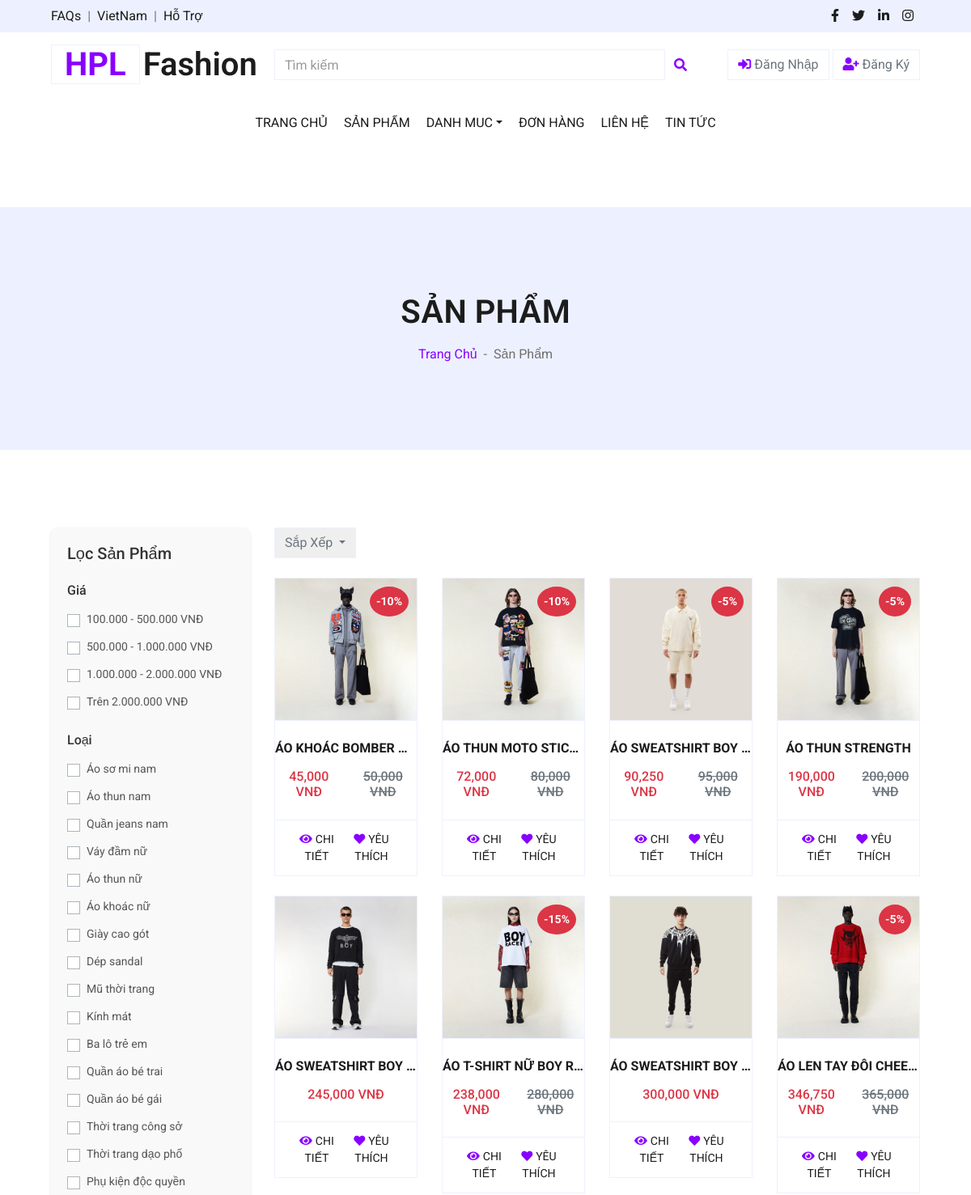
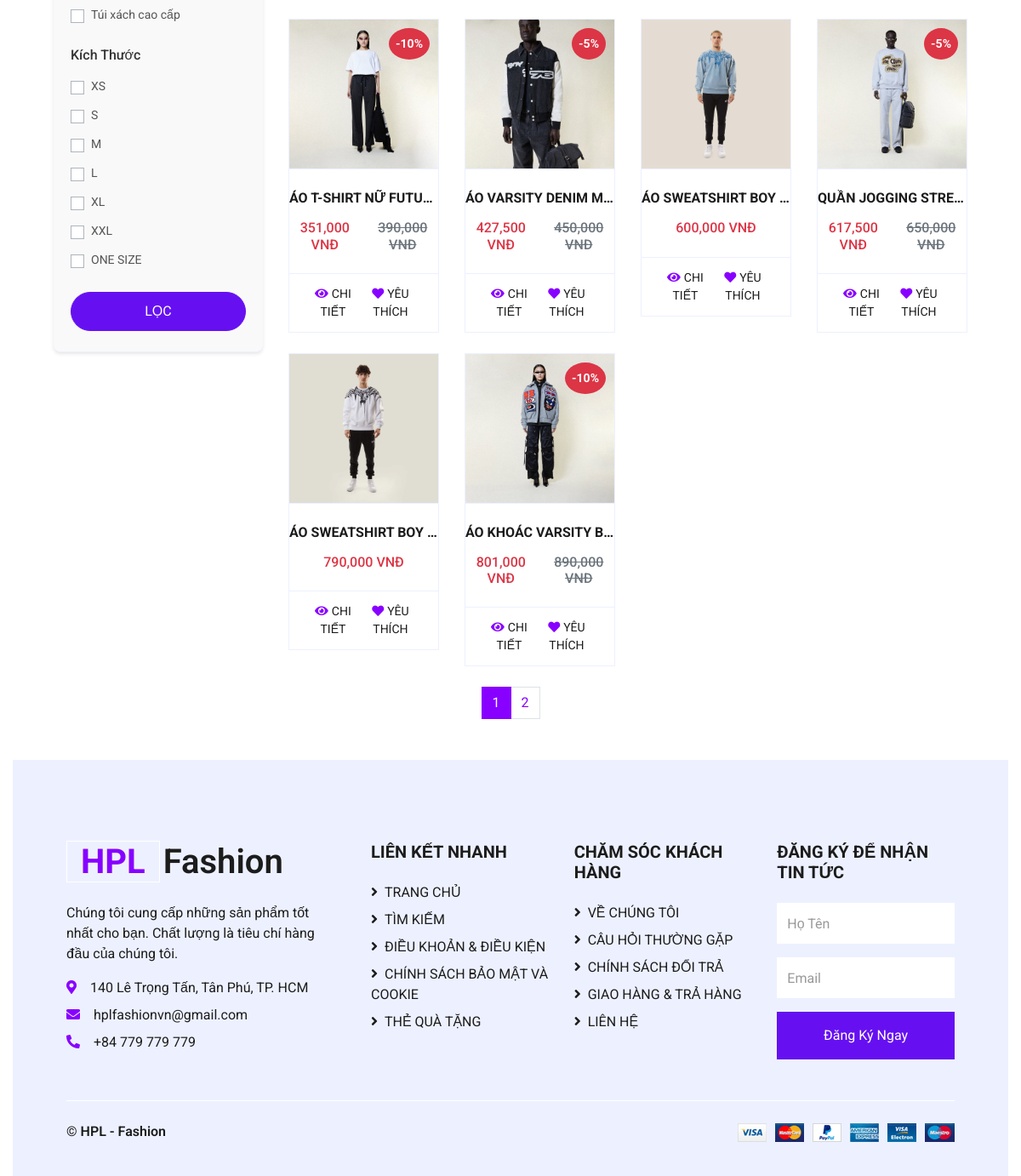
The app's page /views/shop.php?page=1&sort_by=price_asc with its own data (2 pictures, top to bottom).
### tables this page shows
CREATE TABLE `products` (
  `product_id` int NOT NULL,
  `product_name` varchar(255) NOT NULL,
  `price` int NOT NULL,
  `category_id` int DEFAULT NULL,
  `subcategory_id` int NOT NULL,
  `image` varchar(255) DEFAULT NULL,
  `image2` varchar(255) DEFAULT NULL,
  `image3` varchar(255) DEFAULT NULL,
  `description` varchar(255) DEFAULT NULL,
  `brand_id` int DEFAULT NULL,
  `size` text,
  `color` text,
  `discount` int DEFAULT '0',
  `view_count` int DEFAULT '0',
  `created_at` datetime DEFAULT CURRENT_TIMESTAMP
);

### config/database.php (called while the page is built, shortened)
<?php
class Database {
    private static $servername = "localhost";
    private static $username = "root";
    private static $password = "";
    private static $dbname = "shopthoitrang";
    private static $conn = null;
    public static function getConnection() {
        if (self::$conn === null) {
            self::$conn = new mysqli(self::$servername, self::$username, self::$password, self::$dbname);
        }
        return self::$conn;
    }
    public static function query($sql) {
        $conn = self::getConnection();
        return $conn->query($sql);
    }
}
?>

### views/shop.php (the view, shortened to what this page needs)
<?php
include('../config/database.php');
$limit = 14;
$page = max(1, (int)($_GET['page'] ?? 1));
$offset = ($page - 1) * $limit;
$conditions = [];
$whereClause = $conditions ? "WHERE " . implode(" AND ", $conditions) : "";
$sort_by = $_GET['sort_by'] ?? '';
switch ($sort_by) {
    case 'price_asc':
        $orderClause = "ORDER BY price ASC";
        break;
}
$result = Database::query("SELECT * FROM products $whereClause $orderClause LIMIT $limit OFFSET $offset");
$totalProducts = Database::query("SELECT COUNT(*) as total FROM products $whereClause")->fetch_assoc()['total'];
$totalPages = ceil($totalProducts / $limit);
?>
<!DOCTYPE html>
<html lang="en">
<head>
    <link href="https://cdnjs.cloudflare.com/ajax/libs/font-awesome/5.10.0/css/all.min.css" rel="stylesheet">
    <link href="../css/style.css" rel="stylesheet">
</head>
<body>
    <?php include '../includes/header.php'; ?>
    <div class="container-fluid bg-secondary mb-5">
        <div class="d-flex flex-column align-items-center justify-content-center" style="min-height: 300px">
            <h1 class="font-weight-semi-bold text-uppercase mb-3">Sản Phẩm</h1>
            <div class="d-inline-flex">
                <p class="m-0"><a href="../index.php">Trang Chủ</a></p>
                <p class="m-0 px-2">-</p>
                <p class="m-0">Sản Phẩm</p>
            </div>
        </div>
    </div>
    <div class="container-fluid pt-5">
        <div class="row px-xl-5">
            <div class="col-lg-3 col-md-12 filter-container">
                <?php include '../includes/filter.php'; ?>
            </div>
            <div class="col-lg-9 col-md-12">
                <div class="dropdown ml-8">
                    <button class="btn border dropdown-toggle" type="button" id="triggerId" data-toggle="dropdown" aria-haspopup="true" aria-expanded="false">Sắp Xếp
                    </button>
                </div>
                <br>
                <div class="row">
                    <?php while ($product = $result->fetch_assoc()): ?>
                        <div class="col-lg-3 col-md-4 col-sm-6 mb-4">
                            <div class="card product-item border-0">
                                <div class="card-header product-img position-relative overflow-hidden bg-transparent border p-0">
                                    <?php $imagePath = '../assets/img_product/' . $product['image']; ?>
                                    <img class="img-fluid w-100" src="<?= $imagePath ?>" alt="<?= $product['product_name'] ?>">
                                    <?php if ($product['discount'] > 0): ?>
                                        <div class="discount-badge position-absolute top-0 right-0 bg-danger text-white p-2" style="font-size: 14px; font-weight: bold; border-radius: 50%;">
                                            -<?= $product['discount'] ?>%
                                        </div>
                                    <?php endif; ?>
                                </div>
                                <div class="card-body border-left border-right text-center p-0 pt-4 pb-3">
                                    <h6 class="text-truncate mb-3" style="font-weight: bold;"><?= $product['product_name'] ?></h6>
                                    <div class="d-flex justify-content-center">
                                        <?php
                                        $discount = $product['discount'];
                                        $discounted_price = $product['price'] * (1 - $discount / 100);
                                        ?>
                                        <h6 class="text-danger"><?= number_format($discounted_price) ?> VNĐ</h6>
                                        <?php if ($discount > 0): ?>
                                            <h6 class="text-muted ml-2"><del><?= number_format($product['price']) ?> VNĐ</del></h6>
                                        <?php endif; ?>
                                    </div>
                                </div>
                                <div class="card-footer d-flex justify-content-between bg-light border">
                                    <a href="detail.php?id=<?= $product['product_id'] ?>" class="btn btn-sm text-dark p-0">
                                        <i class="fas fa-eye text-primary mr-1"></i><span class="fw-bold">CHI TIẾT</span>
                                    </a>
                                    <form method="POST" action="" class="d-flex align-items-center">
                                        <button type="submit" name="add_to_favorites" class="btn btn-sm text-dark p-0 bg-white">
                                            <i class="fas fa-heart text-primary mr-1"></i><span class="fw-bold">YÊU THÍCH</span>
                                        </button>
                                    </form>
                                </div>
                            </div>
                        </div>
                    <?php endwhile; ?>
                </div>
            </div>
            <nav aria-label="Page navigation" class="d-flex justify-content-center">
            <ul class="pagination">
                <?php for ($i = 1; $i <= $totalPages; $i++): ?>
                    <li class="page-item <?= $i === $page ? 'active' : '' ?>">
                        <a class="page-link" href="?page=<?= $i ?>"><?= $i ?></a>
                    </li>
                <?php endfor; ?>
            </ul>
        </nav>
    </div>
    <?php include '../includes/footer.php'; ?>
</body>
</html>

### views/shop.php (style rules this page uses)
nav[aria-label="Page navigation"] { display: flex; justify-content: center; width: 100%; }
.pagination { margin: 0; }
.discount-badge { top: 10px; right: 10px; background-color: red; color: white; font-size: 10px; font-weight: bold; padding: 5px 10px; border-radius: 50%; z-index: 10; }

### records on screen
products: image (picture), discount "10", product_name "ÁO KHOÁC BOMBER…", discounted_price "45,000", price "50,000"
products: image (picture), discount "10", product_name "ÁO THUN MOTO STIC…", discounted_price "72,000", price "80,000"
products: image (picture), discount "5", product_name "ÁO SWEATSHIRT BOY…", discounted_price "90,250", price "95,000"
products: image (picture), discount "5", product_name "ÁO THUN STRENGTH", discounted_price "190,000", price "200,000"
products: image (picture), product_name "ÁO SWEATSHIRT BOY…", discounted_price "245,000"
products: image (picture), discount "15", product_name "ÁO T-SHIRT NỮ BOY R…", discounted_price "238,000", price "280,000"
products: image (picture), product_name "ÁO SWEATSHIRT BOY…", discounted_price "300,000"
products: image (picture), discount "5", product_name "ÁO LEN TAY ĐÔI CHEE…", discounted_price "346,750", price "365,000"
products: image (picture), discount "10", product_name "ÁO T-SHIRT NỮ FUTU…", discounted_price "351,000", price "390,000"
products: image (picture), discount "5", product_name "ÁO VARSITY DENIM M…", discounted_price "427,500", price "450,000"
products: image (picture), product_name "ÁO SWEATSHIRT BOY…", discounted_price "600,000"
products: image (picture), discount "5", product_name "QUẦN JOGGING STRE…", discounted_price "617,500", price "650,000"
products: image (picture), product_name "ÁO SWEATSHIRT BOY…", discounted_price "790,000"
products: image (picture), discount "10", product_name "ÁO KHOÁC VARSITY B…", discounted_price "801,000", price "890,000"

### other values on screen
$size "XS"
$size "S"
$size "M"
$size "L"
$size "XL"
$size "XXL"
$size "ONE SIZE"
